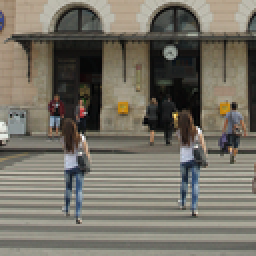
%> input picture forged2.png, 128 x 128 px, shrunk from 256 x 256 before the run (shown 2 times larger)
$ octave imageforgery.m   (GNU Octave 9; MATLAB toolbox functions it lacks are replaced by stand-ins)
%> lines starting %> are read from the running program, lines starting %| are printed output that depends on the picture
tic
image=imread('forged2.png');
%> image is the input picture: size 128x128x3 uint8; mean R, G, B 116.7, 112.3, 101.3

grayimage = rgb2gray(image);
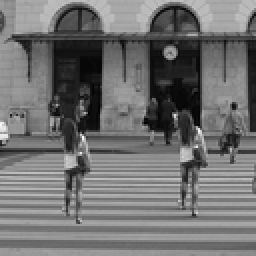
%> grayimage: size 128x128 uint8 (shown 2 times larger); min 0, max 254, mean 112.4

R=size(grayimage,1);    % Rows
%> R = 128
C=size(grayimage,2);    % Column
%> C = 128

B=8;                    % Block size = BxB

block=zeros(8);
Vects = zeros((R-7)*(C-7),18);
Vect=zeros(1,64);
h = 1 ;

for a=1:R-7
    for b=1:C-7
       for m=1:8
           for n=1:8
              block(m,n) = grayimage(a+m-1,b+n-1);
           end
       end

       dct1 = dct2(block);     % to dct
       dct_ = floor(dct1/16);  % quantitation

       % ZigZag Scanning

       [~,N]=size(dct_);

        Vect(1)=dct_(1,1);
        v=1;
        for k=1:2*N-1
            if k<=N
                if mod(k,2)==0
                j=k;
                for i=1:k
                    Vect(v)=dct_(i,j);
                    v=v+1;
                    j=j-1;
                end
                else
                    i=k;
                    for j=1:k
                        Vect(v)=dct_(i,j);
                        v=v+1;
                        i=i-1;
                    end
                end
            else
                if mod(k,2)==0
                   p=mod(k,N);
                   j=N;
                   for i=p+1:N
                        Vect(v)=dct_(i,j);
                        v=v+1;
                        j=j-1;
                    end
            else
                   p=mod(k,N);
                   i=N;
                   for j=p+1:N
                       Vect(v)=dct_(i,j);
                       v=v+1;
                       i=i-1;
                   end
               end
            end
        end

        for s = 1 : 16

           Vects(h,s) = Vect(s);

        end

        Vects(h,s+1)=a;
        Vects(h,s+2)=b;
        h = h + 1 ;

    end
end
%> after the loop, Vect = 64 values, max 59 at index 1, min -5 at index 3, mean 0.594; block = [140 139 139 140 139 141 138 138; 102 101 101 104 102 101 101 98; 105 105 103 102 99 99 97 97; 96 97 97 93 96 95 94 95; 97 97 98 96 98 100 97 96; 134 133 131 134 134 135 134 130; 141 140 140 141 140 139 139 136; 136 137 140 138 137 139 139 138]; h = 14642; i = 7; j = 8; p = 7


% lexicographically sort

Vects=sortrows(Vects,1:16);
count = 1;

%> (the run ends here)
